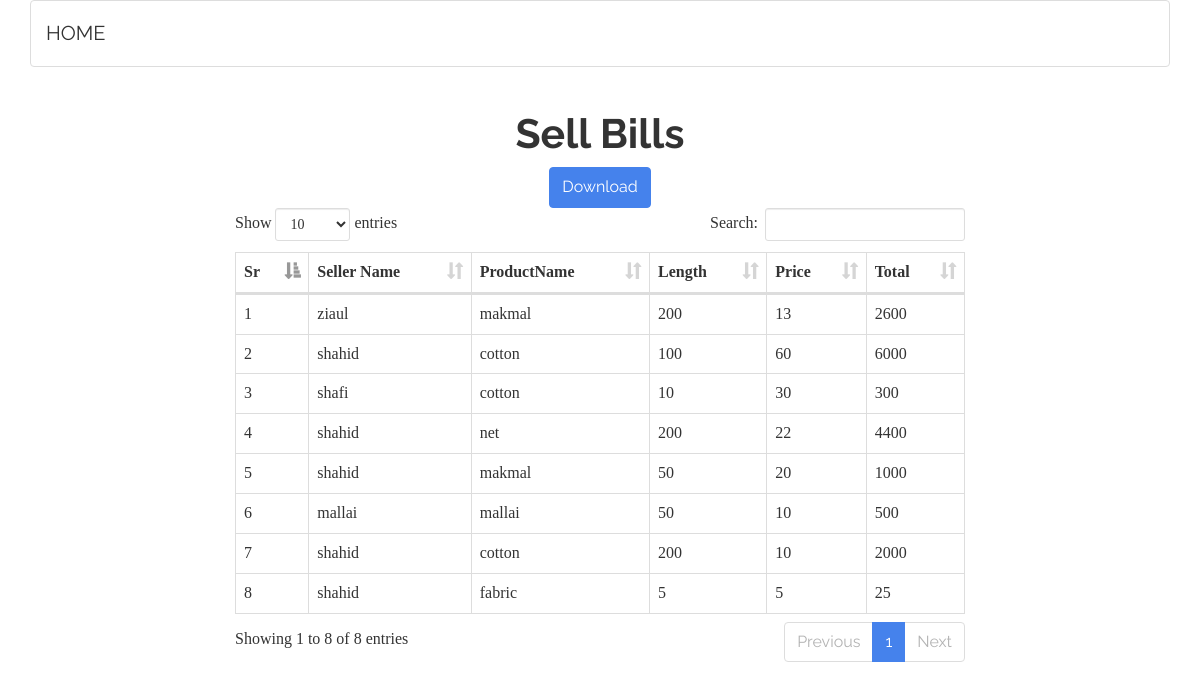
Screenshot of /index.php/home/sellBill with the database file from the repository.
### tables this page shows
CREATE TABLE `sell` (
  `id` int(11) NOT NULL,
  `buyername` varchar(50) DEFAULT NULL,
  `productname` varchar(50) DEFAULT NULL,
  `length` int(11) DEFAULT NULL,
  `price` int(11) DEFAULT NULL,
  `total` int(11) DEFAULT NULL
);

### application/controllers/Home.php (called while the page is built, shortened)
<?php
class Home extends MY_Controller
{
    public function sellBill()
    {
        $this->load->model('adminmodel');
        $result = $this->adminmodel->sellBill();
        $this->load->view('showsellBill',['result'=>$result]);
    }
}
 ?>

### index.php (called while the page is built, shortened)
<?php
require_once BASEPATH.'core/CodeIgniter.php';

### application/models/Adminmodel.php (called while the page is built, shortened)
<?php
class Adminmodel extends CI_Model
{
    public function sellBill()
    {
        $q = $this->db->select()
                    ->from('sell')
                    ->order_by('id','DESC')
                    ->get();
        return $q->result();
    }
}
 ?>

### application/views/showsellBill.php (the view, shortened to what this page needs)
<?php include("header2.php") ?>
<div class="container">
  <div class="col-md-12 text-center">
    <h1>Sell Bills</h1>
  </div>
  <div class="col-md-12 text-center">
    <button class="btn btn-primary">Download</button>
  </div>
  <div class="col-md-8 col-md-offset-2">
    <table class="table table-hover table-bordered">
    <thead>
      <th>Sr</th>
      <th>Seller Name</th>
      <th>ProductName</th>
      <th>Length</th>
      <th>Price</th>
      <th>Total</th>
    </thead>
    <tbody>
    <?php $count=0;?>
    <?php foreach($result as $result):?>
      <tr>
      <td><?= ++$count?></td>
      <td><?= $result->buyername;?></td>
      <td><?= $result->productname?></td>
      <td><?= $result->length?></td>
      <td><?= $result->price?></td>
      <td><?= $result->total?></td>
      </tr>
    <?php endforeach;?>
    </tbody>
    </table>
  </div>
</div>

### rows the page displays
sell: buyername "ziaul", productname "makmal", length "200", price "13", total "2600"
sell: buyername "shahid", productname "cotton", length "100", price "60", total "6000"
sell: buyername "shafi", productname "cotton", length "10", price "30", total "300"
sell: buyername "shahid", productname "net", length "200", price "22", total "4400"
sell: buyername "shahid", productname "makmal", length "50", price "20", total "1000"
sell: buyername "mallai", productname "mallai", length "50", price "10", total "500"
sell: buyername "shahid", productname "cotton", length "200", price "10", total "2000"
sell: buyername "shahid", productname "fabric", length "5", price "5", total "25"
